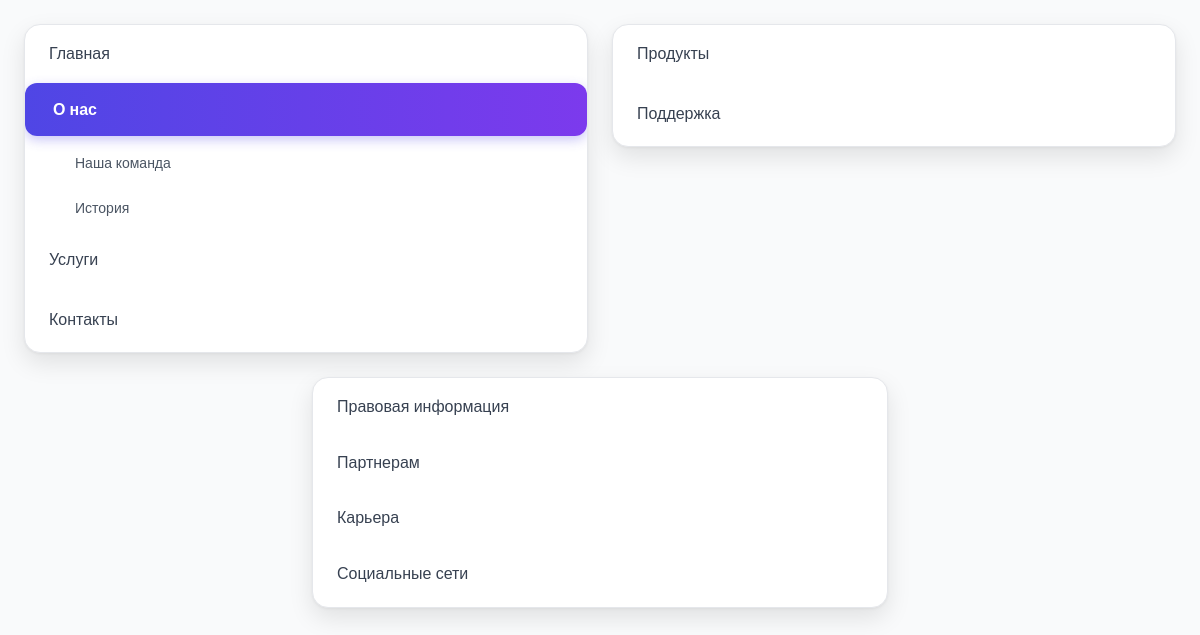
Page /menu/main_menu/o-nas/ on the committed database.
### menu/models.py (models this page shows, shortened)
class MenuItem(models.Model):
    menu_name = models.CharField(verbose_name='Имя меню', max_length=100,
                                 validators=(MinLengthValidator(2, message='Минимум 2 символа'),))
    title = models.CharField(verbose_name='Название пункта', max_length=100,
                             validators=(MinLengthValidator(2, message='Минимум 2 символа'),))
    slug = models.SlugField(max_length=100, editable=False)
    url = models.CharField(verbose_name='URL пункта (опционально, для переопределения)', max_length=255, blank=True, help_text='Явный URL или named URL. Если пусто, используется автоматический иерархический URL.')
    parent = models.ForeignKey('self', verbose_name='Родитель', null=True, blank=True, on_delete=models.CASCADE,
                               related_name='children_set')
    order = models.PositiveIntegerField(verbose_name='Порядок', default=0)
    class Meta:
        ordering = ['order']
    def get_absolute_url(self):
        path = []
        current = self
        while current:
            path.append(current.slug)
            current = current.parent
        path.reverse()
        return f"/menu/{self.menu_name}/{'/'.join(path)}/"

### menu/views.py (the view)
# urls.py: re_path(r'^menu/(?P<menu_name>[\w-]+)/$', MenuTemplateView.as_view(), name='menu_root'),
class MenuTemplateView(TemplateView):
    template_name = 'base.html'
    def get_context_data(self, **kwargs):
        context = super().get_context_data(**kwargs)
        menu_name = kwargs.get('menu_name')
        if 'path' not in kwargs or not kwargs['path'].strip():
            context['menu_name'] = menu_name
            context['active_item'] = None
        else:
            slugs = kwargs['path'].strip('/').split('/')
            current = None
            for slug in slugs:
                if not slug:
                    continue
                if current is None:
                    current = get_object_or_404(MenuItem, menu_name=menu_name, parent=None, slug=slug)
                else:
                    current = get_object_or_404(MenuItem, parent=current, slug=slug)
            context['menu_name'] = menu_name
            context['active_item'] = current
        return context

### templates/base.html (shortened to what this page needs)
{% load static %}
{% load menu_tags %}
<link rel="stylesheet" href="{% static 'menu/menu.css' %}">
<div class="menus-container">
    <div class="menu-wrapper">
        {% draw_menu "main_menu" %}
    </div>
    <div class="menu-wrapper">
        {% draw_menu "secondary_menu" %}
    </div>
    <div class="menu-wrapper">
        {% draw_menu "footer_menu" %}
    </div>
</div>

### menu/templates/menu/menu_item.html
<li class="{% if item.id == active_id %}active{% endif %}">
    <a href="{{ item.get_absolute_url }}">{{ item.title }}</a>
    {% if item.children %}
        <ul class="submenu" style="{% if item.id in expanded_ids %}opacity: 1; max-height: 500px;{% else %}opacity: 0; max-height: 0;{% endif %}">
            {% for child in item.children %}
                {% include "menu/menu_item.html" with item=child active_id=active_id expanded_ids=expanded_ids %}
            {% endfor %}
        </ul>
    {% endif %}
</li>

### menu/static/menu/menu.css (style rules this page uses)
* { box-sizing: border-box; margin: 0; padding: 0; }
.menus-container { display: flex; flex-wrap: wrap; gap: 24px; padding: 24px; justify-content: center; }
.menu-wrapper { flex: 1 1 calc(50% - 24px); min-width: 280px; max-width: 50%; }
.menu li { list-style: none; position: relative; margin: 2px 0; }
.menu a { display: flex; align-items: center; padding: 14px 24px; color: #374151; text-decoration: none; font-weight: 500; font-size: 16px; transition: all 0.3s cubic-bezier(0.4, 0, 0.2, 1); border-radius: 12px; position: relative; z-index: 1; }
.menu a::before { content: ''; position: absolute; inset: 0; background: linear-gradient(90deg, #e0e7ff, #c3dafe); border-radius: 12px; opacity: 0; z-index: -1; transition: opacity 0.3s ease; }
.menu li.active > a { color: #ffffff; font-weight: 600; background: linear-gradient(90deg, #4f46e5, #7c3aed); box-shadow: 0 4px 12px rgba(79, 70, 229, 0.3); padding-left: 28px; }
.menu li.active > a::before { opacity: 0; }
.submenu { padding-left: 30px; transition: all 0.4s cubic-bezier(0.4, 0, 0.2, 1); margin-top: 4px; overflow: hidden; }
.menu li.active > .submenu { opacity: 1; max-height: 500px; }
.submenu a { font-size: 14px; color: #4b5563; padding: 10px 20px; background: transparent; }

### rows in the picture
MenuItem: title "Главная"
MenuItem: title "О нас"
MenuItem: title "Наша команда"
MenuItem: title "История"
MenuItem: title "Услуги"
MenuItem: title "Контакты"
MenuItem: title "Продукты"
MenuItem: title "Поддержка"
MenuItem: title "Правовая информация"
MenuItem: title "Партнерам"
MenuItem: title "Карьера"
MenuItem: title "Социальные сети"
